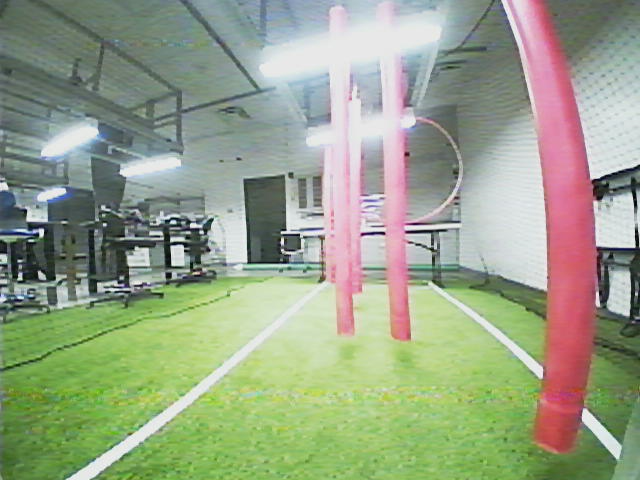
#> input picture finding_red/wheresthered.png, 640 x 480 px
$ python find_white.py
#> lines starting #> are read from the running program, lines starting #| are printed output that depends on the picture; after the words box and inside, x2 and y2 are one past the last pixel; in counts of white or black regions, pixels touching at a corner belong together; long printed decimals are rounded
#> further down, frame is the input picture: shape (480, 640, 3); mean B, G, R 136.4, 162, 151.6
import cv2
import numpy as np
from numpy.testing._private.utils import HAS_LAPACK64

def white_lines(frame):
    """Filter frame for just the white lines at the bottom of the image
    """
    gauss_frame = cv2.GaussianBlur(frame,(7,7),0)
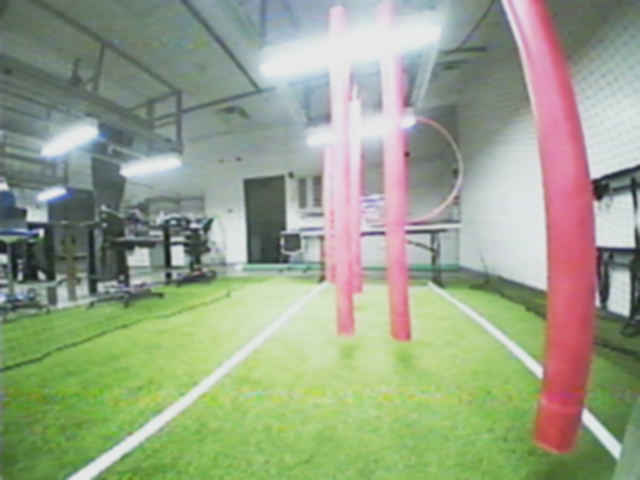
#> gauss_frame: shape (480, 640, 3); mean B, G, R 136.4, 162, 151.6
    hsv_frame = cv2.cvtColor(gauss_frame, cv2.COLOR_BGR2HSV)
#> hsv_frame: shape (480, 640, 3); mean H, S, V 75.7, 61.9, 171.4

    # hsv lower and upper bounds of white (works pretty well but needs more testing)
    lb = (0, 0, 128)
    ub = (179, 20, 256)

    hsv_frame = hsv_frame[300:]
#> hsv_frame: shape (180, 640, 3); mean H, S, V 50.6, 104.7, 184.1

    lines = cv2.inRange(hsv_frame, lb, ub)
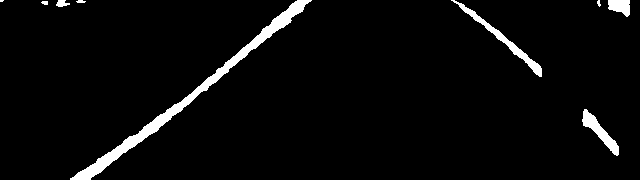
#> lines: shape (180, 640); 3.8% white; 9 white regions (2 under 20 px), largest, box (x1, y1, x2, y2) and area: (70, 0, 312, 180) 2732, (451, 0, 542, 77) 692, (582, 109, 619, 156) 519
#> (key q is pressed here)
#> (key q is pressed here)
#| Filtered shape:  (180, 640)

    return lines

def get_starting_y(frame):
    """Compute a starting y coordinate (assuming the centerline of the course is y = 0)
    """
    # still need to figure out the maths on this

    frame_height = frame.shape[0]
#> frame_height = 180
    frame_width = frame.shape[1]
#> frame_width = 640

    # this probably can change at some point
    row_to_check = 3*frame_height//4
#> row_to_check = 135

    left_half = frame[:, 0:frame_width//2]
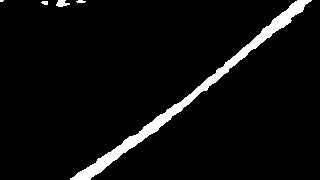
#> left_half: shape (180, 320); 4.9% white; 5 white regions (1 under 20 px), largest, box (x1, y1, x2, y2) and area: (70, 0, 312, 180) 2732, (56, 0, 70, 7) 66, (41, 1, 48, 5) 23, (76, 0, 86, 3) 23
    right_half = frame[:, frame_width//2:frame_width]
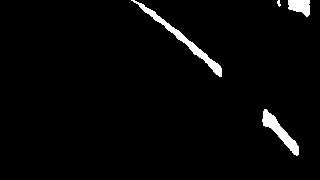
#> right_half: shape (180, 320); 2.6% white; 4 white regions (1 under 20 px), largest, box (x1, y1, x2, y2) and area: (131, 0, 222, 77) 692, (262, 109, 299, 156) 519, (288, 0, 310, 17) 274

    # print("left half shape: ", left_half.shape)
    # print("right half shape: ", right_half.shape)


    ## test code
    while True:
        cv2.imshow('left half', left_half)
        cv2.imshow('right half', right_half)

        if cv2.waitKey(1) & 0xFF == ord('p'):
#> (key q is pressed here)
            cv2.imwrite("left_half.png", left_half)
            cv2.imwrite("right_half.png", right_half)

        if cv2.waitKey(1) & 0xFF == ord('q'):
#> (key q is pressed here)
            break

    # get the average pixel of the white lines along row_to_check
    left_champ = np.average(np.argmax(left_half[row_to_check]))
#> left_champ = 133
    right_champ = np.average(np.argmax(right_half[row_to_check])) + frame_width//2
#> right_champ = 598


    # number of pixels off of center line the center of the course is
    center_line = (right_champ + left_champ) / 2
#> center_line = 365.5
    center_line = -(center_line - frame_width//2)
#> center_line = -45.5

    white_line_distance = right_champ - left_champ
#> white_line_distance = 465

    px_to_meters = 1.32 / white_line_distance
#> px_to_meters = 0.00284

    ## test code
    print("left champ: ", left_champ)
#| left champ:  133.0
    print("right champ: ", right_champ)
#| right champ:  598.0
    print("center line: ", center_line)
#| center line:  -45.5

    # MATHS: factors to consider in this calculation:
    #   Height at which picture is taken (easy to know)
    #   Which row of the picture considering (adjustable)
    #   Distortion of the camera (very hard, want to try to approximate?)
    # Haven't actually done the measurements yet, just a janky approx
    return center_line * px_to_meters

if __name__ == '__main__':
    """quick test script. After windows stop displaying, y-coordinate is calculated and printed in terminal
    """
    frame = cv2.imread("wheresthered.png")

    cv2.imshow('frame', frame)

    while(True):
        white_line_photo = white_lines(frame)

        # cv2.imshow('frame', frame)
        cv2.imshow('white lines',white_line_photo)

        # Hit p to save white lines.
        if cv2.waitKey(1) & 0xFF == ord('p'):
            cv2.imwrite("white_lines.png", white_line_photo)

        # Hit q to quit.
        if cv2.waitKey(1) & 0xFF == ord('q'):
            break

    print("Filtered shape: ", white_line_photo.shape)

    # get_starting_y(white_line_photo)

    print("Y-coordinate estimate: ", get_starting_y(white_line_photo))
#| Y-coordinate estimate:  -0.1292

    cv2.destroyAllWindows()

$ run again, with finding_red/green_0.png copied over finding_red/wheresthered.png
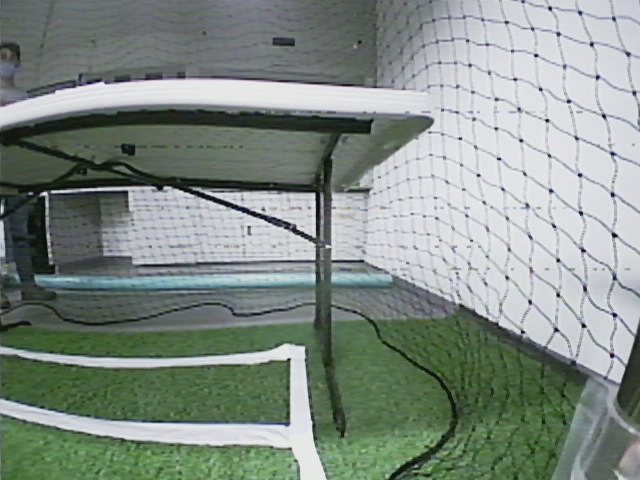
#> input picture finding_red/green_0.png, 640 x 480 px
#> frame is the input picture: shape (480, 640, 3); mean B, G, R 133.7, 141.3, 130.7
#> in white_lines, `lines = cv2.inRange(hsv_frame, lb, ub)`:
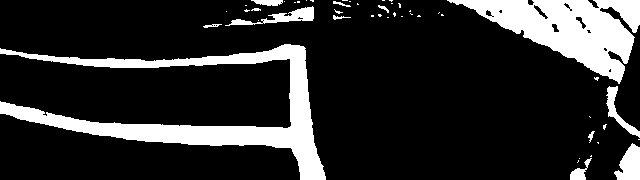
#> lines: shape (180, 640); 17.1% white; 48 white regions (35 under 20 px), largest, box (x1, y1, x2, y2) and area: (0, 44, 326, 180) 9805, (447, 0, 640, 84) 7567, (614, 143, 640, 180) 641
#| Filtered shape:  (180, 640)
#> left_half: shape (180, 320); 18.3% white; 14 white regions (9 under 20 px), largest, box (x1, y1, x2, y2) and area: (0, 44, 320, 180) 9732, (225, 6, 314, 26) 587, (251, 0, 283, 6) 142, (203, 24, 222, 28) 40, (251, 8, 261, 11) 22
#> in get_starting_y, `right_half = frame[:, frame_width//2:frame_width]`:
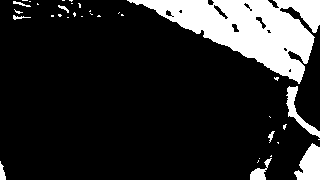
#> right_half: shape (180, 320); 16% white; 35 white regions (26 under 20 px), largest, box (x1, y1, x2, y2) and area: (127, 0, 320, 84) 7567, (294, 143, 320, 180) 641, (286, 86, 320, 138) 438
#> left_champ = 99
#> right_champ = 589
#> in get_starting_y, `center_line = (right_champ + left_champ) / 2`: center_line = 344
#> in get_starting_y, `center_line = -(center_line - frame_width//2)`: center_line = -24
#> white_line_distance = 490
#> px_to_meters = 0.00269
#| left champ:  99.0
#| right champ:  589.0
#| center line:  -24.0
#| Y-coordinate estimate:  -0.06465

$ run again, with finding_red/green_12.png copied over finding_red/wheresthered.png
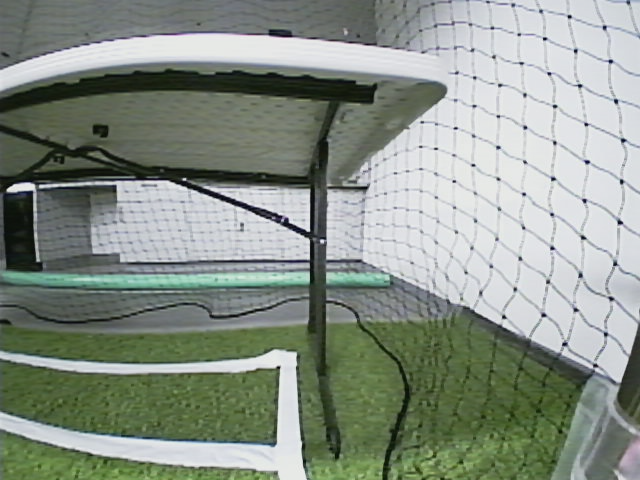
#> input picture finding_red/green_12.png, 640 x 480 px
#> frame is the input picture: shape (480, 640, 3); mean B, G, R 135.6, 146.1, 137.2
#> in white_lines, `lines = cv2.inRange(hsv_frame, lb, ub)`:
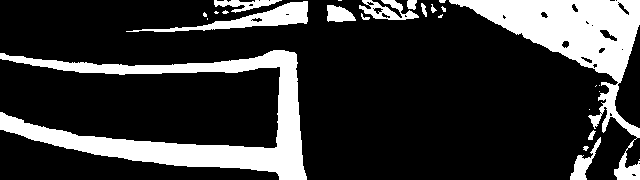
#> lines: shape (180, 640); 20.7% white; 26 white regions (13 under 20 px), largest, box (x1, y1, x2, y2) and area: (0, 50, 307, 180) 10961, (449, 0, 640, 180) 9177, (126, 1, 308, 32) 1596
#| Filtered shape:  (180, 640)
#> left_half: shape (180, 320); 22.6% white; 7 white regions (4 under 20 px), largest, box (x1, y1, x2, y2) and area: (0, 50, 307, 180) 10961, (126, 1, 308, 32) 1596, (214, 0, 282, 13) 402
#> in get_starting_y, `right_half = frame[:, frame_width//2:frame_width]`:
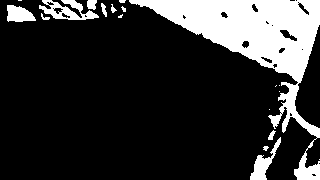
#> right_half: shape (180, 320); 18.9% white; 19 white regions (9 under 20 px), largest, box (x1, y1, x2, y2) and area: (129, 0, 320, 180) 9177, (39, 0, 99, 20) 598, (250, 137, 281, 180) 429
#> left_champ = 21
#> right_champ = 589
#> in get_starting_y, `center_line = (right_champ + left_champ) / 2`: center_line = 305
#> in get_starting_y, `center_line = -(center_line - frame_width//2)`: center_line = 15
#> white_line_distance = 568
#> px_to_meters = 0.00232
#| left champ:  21.0
#| right champ:  589.0
#| center line:  15.0
#| Y-coordinate estimate:  0.03486

$ run again, with finding_red/green_4.png copied over finding_red/wheresthered.png
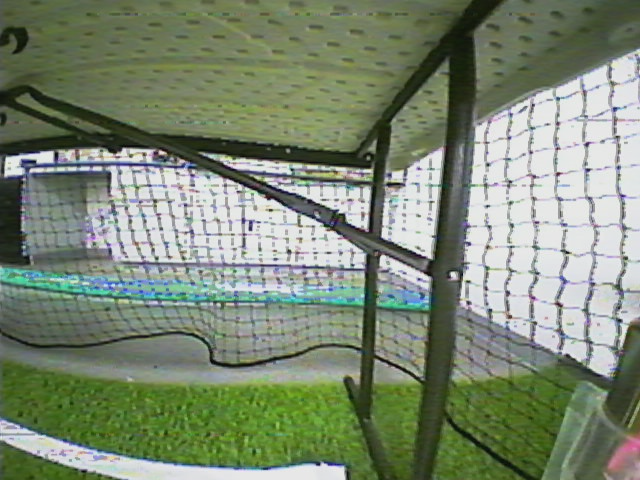
#> input picture finding_red/green_4.png, 640 x 480 px
#> frame is the input picture: shape (480, 640, 3); mean B, G, R 114.8, 136.4, 124.2
#> in white_lines, `lines = cv2.inRange(hsv_frame, lb, ub)`:
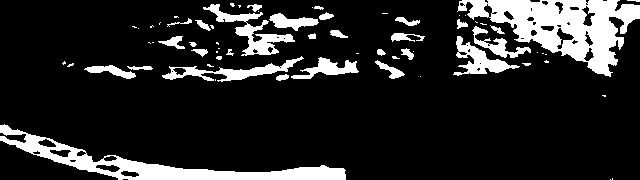
#> lines: shape (180, 640); 15.3% white; 67 white regions (36 under 20 px), largest, box (x1, y1, x2, y2) and area: (457, 0, 640, 77) 6344, (0, 124, 346, 180) 4368, (203, 4, 295, 56) 1268
#| Filtered shape:  (180, 640)
#> left_half: shape (180, 320); 14.1% white; 38 white regions (21 under 20 px), largest, box (x1, y1, x2, y2) and area: (0, 124, 320, 180) 4042, (203, 4, 295, 56) 1268, (162, 56, 304, 82) 1019
#> in get_starting_y, `right_half = frame[:, frame_width//2:frame_width]`:
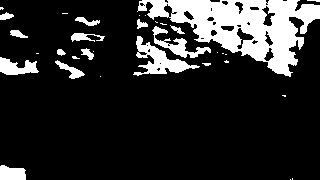
#> right_half: shape (180, 320); 16.5% white; 33 white regions (18 under 20 px), largest, box (x1, y1, x2, y2) and area: (137, 0, 320, 77) 6344, (133, 36, 200, 76) 934, (152, 26, 211, 58) 527
#> left_champ = 6
#> right_champ = 320
#> in get_starting_y, `center_line = (right_champ + left_champ) / 2`: center_line = 163
#> in get_starting_y, `center_line = -(center_line - frame_width//2)`: center_line = 157
#> white_line_distance = 314
#> px_to_meters = 0.0042
#| left champ:  6.0
#| right champ:  320.0
#| center line:  157.0
#| Y-coordinate estimate:  0.66
